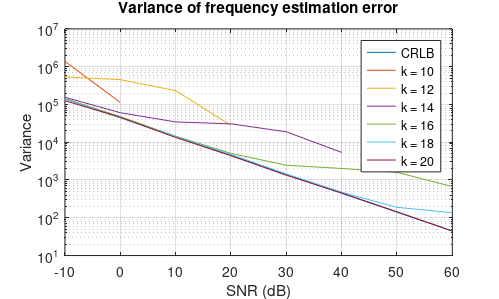
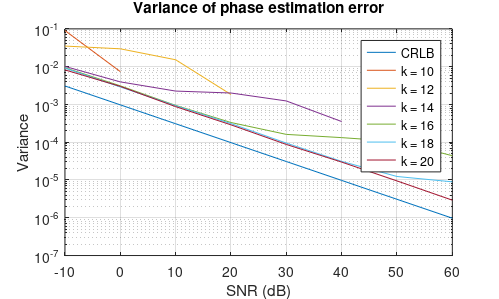

Reproduce these figures in MATLAB, in order.
clear;
close all;

%% Define parameters

N = 513;        % signal length
steps = 100;    % simulation length
SNR_dB = [-10 0 10 20 30 40 50 60];
k = [10 12 14 16 18 20];
n_SNR = length(SNR_dB);
n_k = length(k);

%% Plotting

% Frequency estimatation error

load('sim_data.mat');

fig1 = figure;
semilogy(SNR_dB,omega_CRLB); hold on; grid on;
for i = 1:n_k
    plot(SNR_dB, omega_error_var(:,i)); hold on;
end
legend('CRLB','k = 10','k = 12','k = 14','k = 16','k = 18','k = 20');
title('Variance of frequency estimation error');
xlabel('SNR (dB)');
ylabel('Variance');

dims = [200 200 500 300]; % [x_pos, y_pos, x_brd, y_brd]
set(fig1, 'renderer', 'painters', 'position', dims, 'PaperPositionMode', 'auto');
%print('-dpng', '-r600', '/Users/johannesskaro/Documents/KYB 3.år/EDK/Project/omega_err_var_plot');

% Phase estimation error

fig2 = figure;
semilogy(SNR_dB,phi_CRLB); hold on;  grid on;
for i = 1:n_k
    plot(SNR_dB, phi_error_var(:,i)); hold on;
end
legend('CRLB','k = 10','k = 12','k = 14','k = 16','k = 18','k = 20');
title('Variance of phase estimation error');
xlabel('SNR (dB)');
ylabel('Variance');

dims = [200 200 500 300]; % [x_pos, y_pos, x_brd, y_brd]
set(fig2, 'renderer', 'painters', 'position', dims, 'PaperPositionMode', 'auto');
%print('-dpng', '-r600', '/Users/johannesskaro/Documents/KYB 3.år/EDK/Project/phi_err_var_plot');


